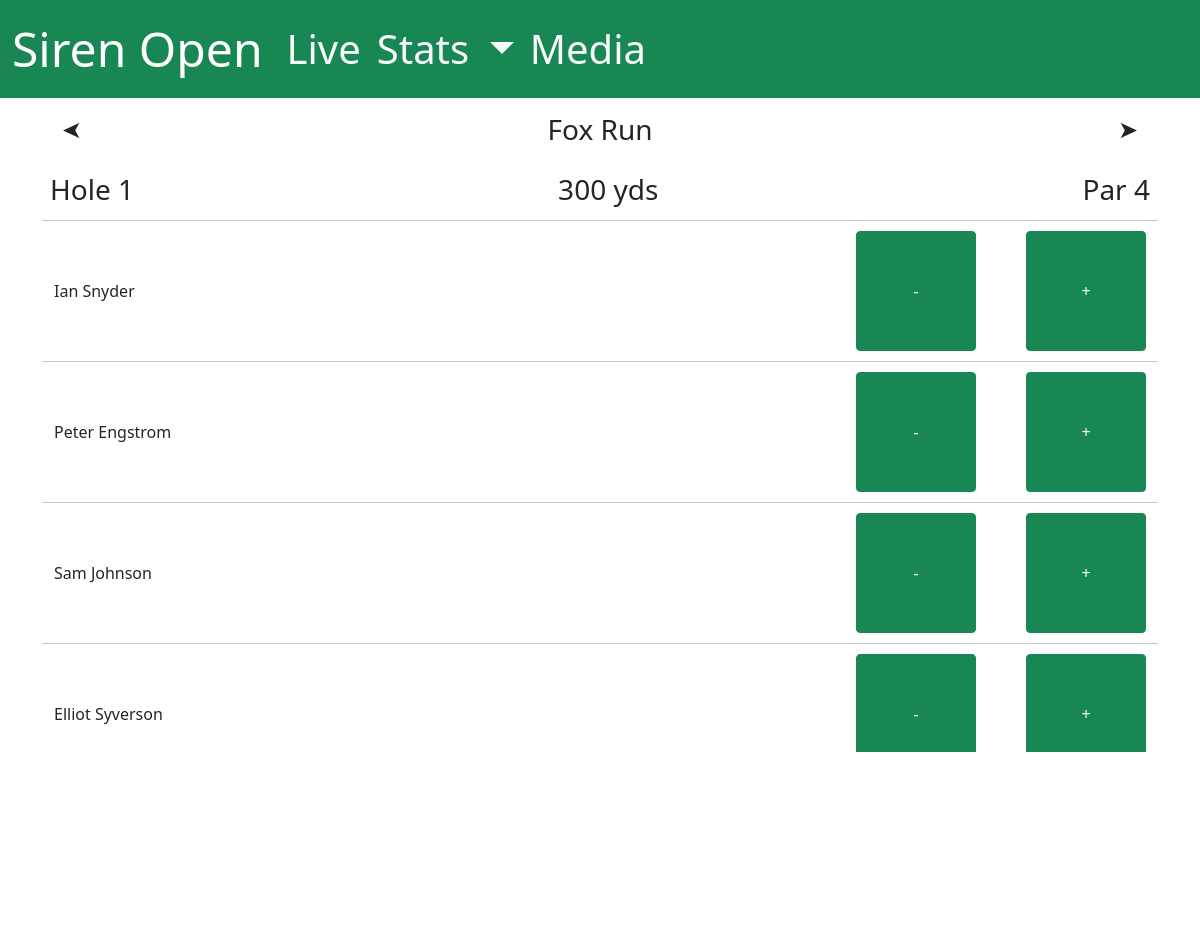
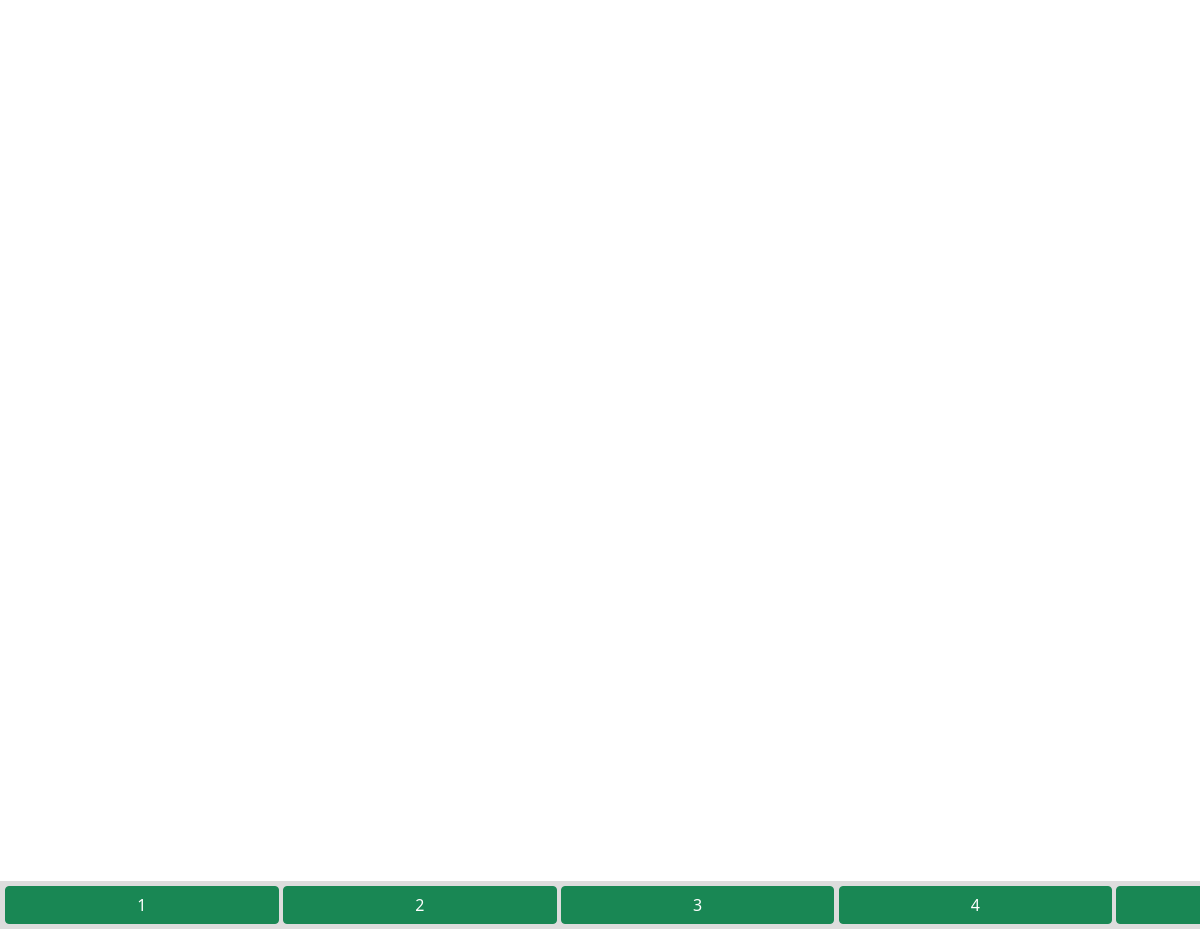
/live/Fox Run/1, run on the app's committed database (2 pictures, top to bottom).
### app/models.py (models this page shows, shortened)
class Course(db.Model):
    __tablename__ = 'course'
    id = mapped_column(Integer, primary_key=True)
    name = mapped_column(String(255), nullable=False)
    layouts = relationship("Layout", backref="course")

class Hole(db.Model):
    __tablename__ = 'hole'
    id = mapped_column(Integer, primary_key=True)
    number = mapped_column(Integer, nullable=False) # Hole number on the course
    par = mapped_column(Integer, nullable=False) # Hole number on the course
    distance = mapped_column(Integer) # Hole number on the course
    layouts = relationship("Layout", secondary="layout_holes", viewonly=True)
    scores = relationship("HoleScore", backref="hole")

class HoleScore(db.Model):
    __tablename__ = 'hole_score'
    __table_args__ = (
        db.PrimaryKeyConstraint('round_id', 'hole_id'),
    )
    round_id = mapped_column(Integer, ForeignKey('round.id'), primary_key=True)
    hole_id = mapped_column(Integer, ForeignKey('hole.id'), primary_key=True)
    score = mapped_column(Integer)

class Golfer(db.Model):
    __tablename__ = 'golfer'  # Explicitly set the table name
    id = mapped_column(Integer, primary_key=True)
    name = mapped_column(String(255), nullable=False)
    rounds = relationship("Round", backref="golfer")  # Relationship to Round

### app/routes/live.py (the view)
@app.route('/live/<course>/<hole>')
def live_detail(course: str = 'Fox Run', hole: int = 1):
    return render_live_detail(course=course, hole=hole)

### app/handlers/live.py (called while the page is built)
def render_live_detail(course: str, hole: int):
    tournament = db.session.query(Tournament).filter(Tournament.year == CURRENT_YEAR).first()
    all_courses = sorted(set([r.layout.course.name for r in tournament.rounds]))
    hole_scores = (
        db.session.query(HoleScore)
        .join(Hole)
        .join(Round)
        .join(Layout)
        .join(Course)
        .join(Tournament)
    ).filter(
        (Course.name == course) &
        (Tournament.year == CURRENT_YEAR) &
        (Hole.number == int(hole))
    ).all()
    num_holes = len(hole_scores[0].round.layout.holes)
    hole = hole_scores[0].hole
    return render_template(
        'live/live_detail.html',
        all_courses=all_courses,
        course=course,
        num_holes=num_holes,
        hole=hole,
        hole_scores=hole_scores
    )

### app/templates/live/live_detail.html (shortened to what this page needs)
{% extends "base.html" %}
{% block content %}
<link rel="stylesheet" href="{{ url_for('static', filename='css/live.css') }}">
<div id="live-detail-content" class="scrollable-content">
  {% include "live/live_course_selection.html" %}
  <div class="m-2 d-flex justify-content-between">
    <span class="fs-3">Hole {{hole.number}}</span>
    {% if hole.distance %}
    {% if course == 'Fox Run' %}
    <span class="fs-3">{{hole.distance}} yds</span>
    {% else %}
    <span class="fs-3">{{hole.distance}} ft</span>
    {% endif %}
    {% endif %}
    <span class="fs-3">Par {{hole.par}}</span>
  </div>
  <div id="detail-scroll-bar" style="padding-bottom: 17%;">
    {% for hs in hole_scores %}
    <hr style="margin-top: 10px; margin-bottom: 10px">
    <div class="container">
      <div class="d-flex justify-content-between align-items-center">
        <span>{{ hs.round.golfer.name }}</span>
        <div class="d-flex align-items-center">
          <form action="/update_score" method="post">
            <button type="submit" class="btn btn-success square-button">-</button>
          </form>
          <form action="/update_score" method="post">
            <button type="submit" class="btn btn-success square-button">+</button>
          </form>
        </div>
      </div>
    </div>
    {% endfor %}
  </div>
</div>
{% include "live/live_hole_selection.html" %}
{% endblock %}

### app/templates/live/live_course_selection.html
<div class="navigation-container" style="border: none;">
    {% if hole %}
    <a class="arrow-button text-dark" style="transform: scaleX(-1);"
        href="{{ url_for('live_detail', course=all_courses[(all_courses.index(course)-1) % all_courses|length], hole=1) }}">&#x27A4;</a>
    {% else %}
    <a class="arrow-button text-dark" style="transform: scaleX(-1);"
        href="{{ url_for('live_summary', course=all_courses[(all_courses.index(course)-1) % all_courses|length]) }}">&#x27A4;</a>
    {% endif %}
    <a class="text-center fs-3 course-nav-text text-dark" href="{{ url_for('live_summary', course=course) }}">{{ course }}</a>
    {% if hole %}
    <a class="arrow-button text-dark"
        href="{{ url_for('live_detail', course=all_courses[(all_courses.index(course)+1) % all_courses|length], hole=1) }}">&#x27A4;</a>
    {% else %}
    <a class="arrow-button text-dark"
        href="{{ url_for('live_summary', course=all_courses[(all_courses.index(course)+1) % all_courses|length]) }}">&#x27A4;</a>
    {% endif %}
</div>

### app/static/css/live.css (style rules this page uses)
* { box-sizing: border-box; }
body { margin: 0; padding: 0; height: 100vh; }
.scrollable-content { overflow-y: auto; }
.square-button { width: 10vw; height: 10vw; padding: 0; }
.navigation-container { display: flex; align-items: center; justify-content: space-between; padding: 10px 20px; border: 1px solid #dee2e6; }
.arrow-button { font-size: 1.5em; color: #ffffff; cursor: pointer; text-decoration: none; }
.course-nav-text { color: #ffffff; cursor: pointer; text-decoration: none; }

### data on the page
Course: name "Fox Run"
Hole: number "1", distance "300", par "4"
HoleScore: round.golfer.name "Ian Snyder"
HoleScore: round.golfer.name "Peter Engstrom"
HoleScore: round.golfer.name "Sam Johnson"
HoleScore: round.golfer.name "Elliot Syverson"

### other printed values
{{ i+1 }} "1" "2" "3" "4"
